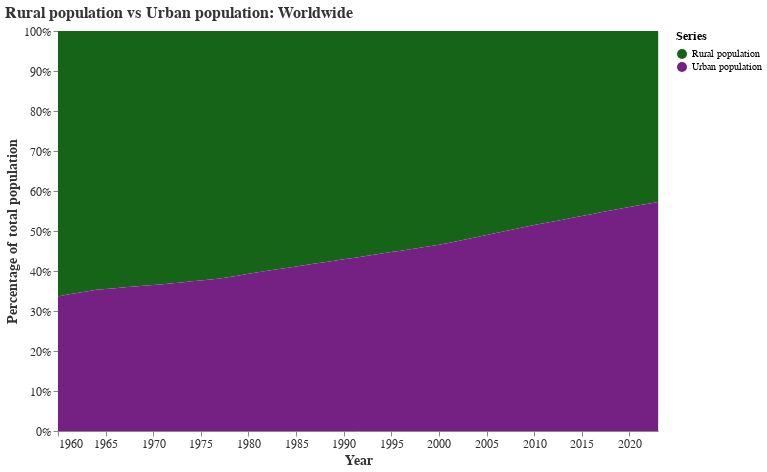

Notebook code cell kept with this figure:
### Markdown cell above
#### Area

### Code cell
def area_pop(series1, series2):
    world_bank = world_bank_complete()
    
    #Data adjusted for chart
    world_bank = world_bank[(world_bank['Series'].isin([series1, series2])) &
                            (world_bank['Region'] != 'Aggregated data')]
    world_bank = world_bank.dropna(subset=['Value'])
    world_bank = world_bank.groupby(['Year', 'Series'], as_index=False)['Value'].sum()

    #Area chart
    area = alt.Chart(world_bank).mark_area().encode(
            x="Year:T",
            y=alt.Y("Value:Q",stack="normalize", title = 'Percentage of total population'),
            color="Series:O"
        ).properties(title = f'{series1} vs {series2}: Worldwide')
    return area

area_pop('Rural population','Urban population')

### Figure 1 — Vega specification as saved in the notebook (floating-point values rounded to 4 significant figures)
{"$schema": "https://vega.github.io/schema/vega/v5.json", "data": [{"name": "source_0", "values": [{"Series": "Rural population", "Value": 2005000000.0, "Year": "1960-01-01T00:00:00.000", "Value_start": 0.3361, "Value_end": 1.0}, {"Series": "Urban population", "Value": 1015000000.0, "Year": "1960-01-01T00:00:00.000", "Value_start": 0.0, "Value_end": 0.3361}, {"Series": "Rural population", "Value": 2017000000.0, "Year": "1961-01-01T00:00:00.000", "Value_start": 0.341, "Value_end": 1.0}, {"Series": "Urban population", "Value": 1044000000.0, "Year": "1961-01-01T00:00:00.000", "Value_start": 0.0, "Value_end": 0.341}, {"Series": "Rural population", "Value": 2039000000.0, "Year": "1962-01-01T00:00:00.000", "Value_start": 0.3453, "Value_end": 1.0}, {"Series": "Urban population", "Value": 1075000000.0, "Year": "1962-01-01T00:00:00.000", "Value_start": 0.0, "Value_end": 0.3453}, {"Series": "Rural population", "Value": 2070000000.0, "Year": "1963-01-01T00:00:00.000", "Value_start": 0.3491, "Value_end": 1.0}, {"Series": "Urban population", "Value": 1110000000.0, "Year": "1963-01-01T00:00:00.000", "Value_start": 0.0, "Value_end": 0.3491}, {"Series": "Rural population", "Value": 2101000000.0, "Year": "1964-01-01T00:00:00.000", "Value_start": 0.3529, "Value_end": 1.0}, {"Series": "Urban population", "Value": 1146000000.0, "Year": "1964-01-01T00:00:00.000", "Value_start": 0.0, "Value_end": 0.3529}, {"Series": "Rural population", "Value": 2138000000.0, "Year": "1965-01-01T00:00:00.000", "Value_start": 0.3551, "Value_end": 1.0}, {"Series": "Urban population", "Value": 1177000000.0, "Year": "1965-01-01T00:00:00.000", "Value_start": 0.0, "Value_end": 0.3551}, {"Series": "Rural population", "Value": 2176000000.0, "Year": "1966-01-01T00:00:00.000", "Value_start": 0.357, "Value_end": 1.0}, {"Series": "Urban population", "Value": 1208000000.0, "Year": "1966-01-01T00:00:00.000", "Value_start": 0.0, "Value_end": 0.357}, {"Series": "Rural population", "Value": 2214000000.0, "Year": "1967-01-01T00:00:00.000", "Value_start": 0.3592, "Value_end": 1.0}, {"Series": "Urban population", "Value": 1241000000.0, "Year": "1967-01-01T00:00:00.000", "Value_start": 0.0, "Value_end": 0.3592}, {"Series": "Rural population", "Value": 2252000000.0, "Year": "1968-01-01T00:00:00.000", "Value_start": 0.3612, "Value_end": 1.0}, {"Series": "Urban population", "Value": 1273000000.0, "Year": "1968-01-01T00:00:00.000", "Value_start": 0.0, "Value_end": 0.3612}, {"Series": "Rural population", "Value": 2292000000.0, "Year": "1969-01-01T00:00:00.000", "Value_start": 0.3632, "Value_end": 1.0}, {"Series": "Urban population", "Value": 1307000000.0, "Year": "1969-01-01T00:00:00.000", "Value_start": 0.0, "Value_end": 0.3632}, {"Series": "Rural population", "Value": 2333000000.0, "Year": "1970-01-01T00:00:00.000", "Value_start": 0.3651, "Value_end": 1.0}, {"Series": "Urban population", "Value": 1341000000.0, "Year": "1970-01-01T00:00:00.000", "Value_start": 0.0, "Value_end": 0.3651}, {"Series": "Rural population", "Value": 2375000000.0, "Year": "1971-01-01T00:00:00.000", "Value_start": 0.3671, "Value_end": 1.0}, {"Series": "Urban population", "Value": 1377000000.0, "Year": "1971-01-01T00:00:00.000", "Value_start": 0.0, "Value_end": 0.3671}, {"Series": "Rural population", "Value": 2414000000.0, "Year": "1972-01-01T00:00:00.000", "Value_start": 0.3692, "Value_end": 1.0}, {"Series": "Urban population", "Value": 1413000000.0, "Year": "1972-01-01T00:00:00.000", "Value_start": 0.0, "Value_end": 0.3692}, {"Series": "Rural population", "Value": 2453000000.0, "Year": "1973-01-01T00:00:00.000", "Value_start": 0.3715, "Value_end": 1.0}, {"Series": "Urban population", "Value": 1450000000.0, "Year": "1973-01-01T00:00:00.000", "Value_start": 0.0, "Value_end": 0.3715}, {"Series": "Rural population", "Value": 2490000000.0, "Year": "1974-01-01T00:00:00.000", "Value_start": 0.3741, "Value_end": 1.0}, {"Series": "Urban population", "Value": 1489000000.0, "Year": "1974-01-01T00:00:00.000", "Value_start": 0.0, "Value_end": 0.3741}, {"Series": "Rural population", "Value": 2527000000.0, "Year": "1975-01-01T00:00:00.000", "Value_start": 0.3764, "Value_end": 1.0}, {"Series": "Urban population", "Value": 1525000000.0, "Year": "1975-01-01T00:00:00.000", "Value_start": 0.0, "Value_end": 0.3764}, {"Series": "Rural population", "Value": 2562000000.0, "Year": "1976-01-01T00:00:00.000", "Value_start": 0.379, "Value_end": 1.0}, {"Series": "Urban population", "Value": 1563000000.0, "Year": "1976-01-01T00:00:00.000", "Value_start": 0.0, "Value_end": 0.379}, {"Series": "Rural population", "Value": 2596000000.0, "Year": "1977-01-01T00:00:00.000", "Value_start": 0.3816, "Value_end": 1.0}, {"Series": "Urban population", "Value": 1602000000.0, "Year": "1977-01-01T00:00:00.000", "Value_start": 0.0, "Value_end": 0.3816}, {"Series": "Rural population", "Value": 2627000000.0, "Year": "1978-01-01T00:00:00.000", "Value_start": 0.3849, "Value_end": 1.0}, {"Series": "Urban population", "Value": 1644000000.0, "Year": "1978-01-01T00:00:00.000", "Value_start": 0.0, "Value_end": 0.3849}, {"Series": "Rural population", "Value": 2657000000.0, "Year": "1979-01-01T00:00:00.000", "Value_start": 0.3888, "Value_end": 1.0}, {"Series": "Urban population", "Value": 1690000000.0, "Year": "1979-01-01T00:00:00.000", "Value_start": 0.0, "Value_end": 0.3888}, {"Series": "Rural population", "Value": 2685000000.0, "Year": "1980-01-01T00:00:00.000", "Value_start": 0.3929, "Value_end": 1.0}, {"Series": "Urban population", "Value": 1738000000.0, "Year": "1980-01-01T00:00:00.000", "Value_start": 0.0, "Value_end": 0.3929}, {"Series": "Rural population", "Value": 2714000000.0, "Year": "1981-01-01T00:00:00.000", "Value_start": 0.3971, "Value_end": 1.0}, {"Series": "Urban population", "Value": 1788000000.0, "Year": "1981-01-01T00:00:00.000", "Value_start": 0.0, "Value_end": 0.3971}, {"Series": "Rural population", "Value": 2746000000.0, "Year": "1982-01-01T00:00:00.000", "Value_start": 0.4008, "Value_end": 1.0}, {"Series": "Urban population", "Value": 1837000000.0, "Year": "1982-01-01T00:00:00.000", "Value_start": 0.0, "Value_end": 0.4008}, {"Series": "Rural population", "Value": 2779000000.0, "Year": "1983-01-01T00:00:00.000", "Value_start": 0.4042, "Value_end": 1.0}, {"Series": "Urban population", "Value": 1886000000.0, "Year": "1983-01-01T00:00:00.000", "Value_start": 0.0, "Value_end": 0.4042}, {"Series": "Rural population", "Value": 2811000000.0, "Year": "1984-01-01T00:00:00.000", "Value_start": 0.4077, "Value_end": 1.0}, {"Series": "Urban population", "Value": 1935000000.0, "Year": "1984-01-01T00:00:00.000", "Value_start": 0.0, "Value_end": 0.4077}, {"Series": "Rural population", "Value": 2843000000.0, "Year": "1985-01-01T00:00:00.000", "Value_start": 0.4112, "Value_end": 1.0}, {"Series": "Urban population", "Value": 1986000000.0, "Year": "1985-01-01T00:00:00.000", "Value_start": 0.0, "Value_end": 0.4112}, {"Series": "Rural population", "Value": 2876000000.0, "Year": "1986-01-01T00:00:00.000", "Value_start": 0.4148, "Value_end": 1.0}, {"Series": "Urban population", "Value": 2039000000.0, "Year": "1986-01-01T00:00:00.000", "Value_start": 0.0, "Value_end": 0.4148}, {"Series": "Rural population", "Value": 2909000000.0, "Year": "1987-01-01T00:00:00.000", "Value_start": 0.4185, "Value_end": 1.0}, {"Series": "Urban population", "Value": 2093000000.0, "Year": "1987-01-01T00:00:00.000", "Value_start": 0.0, "Value_end": 0.4185}, {"Series": "Rural population", "Value": 2943000000.0, "Year": "1988-01-01T00:00:00.000", "Value_start": 0.4221, "Value_end": 1.0}, {"Series": "Urban population", "Value": 2149000000.0, "Year": "1988-01-01T00:00:00.000", "Value_start": 0.0, "Value_end": 0.4221}, {"Series": "Rural population", "Value": 2976000000.0, "Year": "1989-01-01T00:00:00.000", "Value_start": 0.4256, "Value_end": 1.0}, {"Series": "Urban population", "Value": 2205000000.0, "Year": "1989-01-01T00:00:00.000", "Value_start": 0.0, "Value_end": 0.4256}, {"Series": "Rural population", "Value": 3009000000.0, "Year": "1990-01-01T00:00:00.000", "Value_start": 0.4291, "Value_end": 1.0}, {"Series": "Urban population", "Value": 2262000000.0, "Year": "1990-01-01T00:00:00.000", "Value_start": 0.0, "Value_end": 0.4291}, {"Series": "Rural population", "Value": 3040000000.0, "Year": "1991-01-01T00:00:00.000", "Value_start": 0.4328, "Value_end": 1.0}, {"Series": "Urban population", "Value": 2320000000.0, "Year": "1991-01-01T00:00:00.000", "Value_start": 0.0, "Value_end": 0.4328}, {"Series": "Rural population", "Value": 3070000000.0, "Year": "1992-01-01T00:00:00.000", "Value_start": 0.4365, "Value_end": 1.0}, {"Series": "Urban population", "Value": 2378000000.0, "Year": "1992-01-01T00:00:00.000", "Value_start": 0.0, "Value_end": 0.4365}, {"Series": "Rural population", "Value": 3099000000.0, "Year": "1993-01-01T00:00:00.000", "Value_start": 0.4401, "Value_end": 1.0}, {"Series": "Urban population", "Value": 2435000000.0, "Year": "1993-01-01T00:00:00.000", "Value_start": 0.0, "Value_end": 0.4401}, {"Series": "Rural population", "Value": 3126000000.0, "Year": "1994-01-01T00:00:00.000", "Value_start": 0.4437, "Value_end": 1.0}, {"Series": "Urban population", "Value": 2493000000.0, "Year": "1994-01-01T00:00:00.000", "Value_start": 0.0, "Value_end": 0.4437}, {"Series": "Rural population", "Value": 3152000000.0, "Year": "1995-01-01T00:00:00.000", "Value_start": 0.4473, "Value_end": 1.0}, {"Series": "Urban population", "Value": 2551000000.0, "Year": "1995-01-01T00:00:00.000", "Value_start": 0.0, "Value_end": 0.4473}, {"Series": "Rural population", "Value": 3178000000.0, "Year": "1996-01-01T00:00:00.000", "Value_start": 0.4509, "Value_end": 1.0}, {"Series": "Urban population", "Value": 2610000000.0, "Year": "1996-01-01T00:00:00.000", "Value_start": 0.0, "Value_end": 0.4509}, {"Series": "Rural population", "Value": 3203000000.0, "Year": "1997-01-01T00:00:00.000", "Value_start": 0.4545, "Value_end": 1.0}, {"Series": "Urban population", "Value": 2669000000.0, "Year": "1997-01-01T00:00:00.000", "Value_start": 0.0, "Value_end": 0.4545}, {"Series": "Rural population", "Value": 3227000000.0, "Year": "1998-01-01T00:00:00.000", "Value_start": 0.4582, "Value_end": 1.0}, {"Series": "Urban population", "Value": 2729000000.0, "Year": "1998-01-01T00:00:00.000", "Value_start": 0.0, "Value_end": 0.4582}, {"Series": "Rural population", "Value": 3249000000.0, "Year": "1999-01-01T00:00:00.000", "Value_start": 0.4619, "Value_end": 1.0}, {"Series": "Urban population", "Value": 2789000000.0, "Year": "1999-01-01T00:00:00.000", "Value_start": 0.0, "Value_end": 0.4619}, {"Series": "Rural population", "Value": 3270000000.0, "Year": "2000-01-01T00:00:00.000", "Value_start": 0.4657, "Value_end": 1.0}, {"Series": "Urban population", "Value": 2851000000.0, "Year": "2000-01-01T00:00:00.000", "Value_start": 0.0, "Value_end": 0.4657}, {"Series": "Rural population", "Value": 3286000000.0, "Year": "2001-01-01T00:00:00.000", "Value_start": 0.4702, "Value_end": 1.0}, {"Series": "Urban population", "Value": 2916000000.0, "Year": "2001-01-01T00:00:00.000", "Value_start": 0.0, "Value_end": 0.4702}, {"Series": "Rural population", "Value": 3298000000.0, "Year": "2002-01-01T00:00:00.000", "Value_start": 0.4751, "Value_end": 1.0}, {"Series": "Urban population", "Value": 2985000000.0, "Year": "2002-01-01T00:00:00.000", "Value_start": 0.0, "Value_end": 0.4751}, {"Series": "Rural population", "Value": 3310000000.0, "Year": "2003-01-01T00:00:00.000", "Value_start": 0.48, "Value_end": 1.0}, {"Series": "Urban population", "Value": 3055000000.0, "Year": "2003-01-01T00:00:00.000", "Value_start": 0.0, "Value_end": 0.48}, {"Series": "Rural population", "Value": 3320000000.0, "Year": "2004-01-01T00:00:00.000", "Value_start": 0.485, "Value_end": 1.0}, {"Series": "Urban population", "Value": 3127000000.0, "Year": "2004-01-01T00:00:00.000", "Value_start": 0.0, "Value_end": 0.485}, {"Series": "Rural population", "Value": 3329000000.0, "Year": "2005-01-01T00:00:00.000", "Value_start": 0.4901, "Value_end": 1.0}, {"Series": "Urban population", "Value": 3199000000.0, "Year": "2005-01-01T00:00:00.000", "Value_start": 0.0, "Value_end": 0.4901}, {"Series": "Rural population", "Value": 3338000000.0, "Year": "2006-01-01T00:00:00.000", "Value_start": 0.4951, "Value_end": 1.0}, {"Series": "Urban population", "Value": 3273000000.0, "Year": "2006-01-01T00:00:00.000", "Value_start": 0.0, "Value_end": 0.4951}, {"Series": "Rural population", "Value": 3346000000.0, "Year": "2007-01-01T00:00:00.000", "Value_start": 0.5, "Value_end": 1.0}, {"Series": "Urban population", "Value": 3347000000.0, "Year": "2007-01-01T00:00:00.000", "Value_start": 0.0, "Value_end": 0.5}, {"Series": "Rural population", "Value": 3354000000.0, "Year": "2008-01-01T00:00:00.000", "Value_start": 0.5051, "Value_end": 1.0}, {"Series": "Urban population", "Value": 3423000000.0, "Year": "2008-01-01T00:00:00.000", "Value_start": 0.0, "Value_end": 0.5051}, {"Series": "Rural population", "Value": 3361000000.0, "Year": "2009-01-01T00:00:00.000", "Value_start": 0.5101, "Value_end": 1.0}, {"Series": "Urban population", "Value": 3500000000.0, "Year": "2009-01-01T00:00:00.000", "Value_start": 0.0, "Value_end": 0.5101}, {"Series": "Rural population", "Value": 3368000000.0, "Year": "2010-01-01T00:00:00.000", "Value_start": 0.515, "Value_end": 1.0}, {"Series": "Urban population", "Value": 3577000000.0, "Year": "2010-01-01T00:00:00.000", "Value_start": 0.0, "Value_end": 0.515}, {"Series": "Rural population", "Value": 3378000000.0, "Year": "2011-01-01T00:00:00.000", "Value_start": 0.5195, "Value_end": 1.0}, {"Series": "Urban population", "Value": 3651000000.0, "Year": "2011-01-01T00:00:00.000", "Value_start": 0.0, "Value_end": 0.5195}, {"Series": "Rural population", "Value": 3388000000.0, "Year": "2012-01-01T00:00:00.000", "Value_start": 0.5239, "Value_end": 1.0}, {"Series": "Urban population", "Value": 3728000000.0, "Year": "2012-01-01T00:00:00.000", "Value_start": 0.0, "Value_end": 0.5239}, {"Series": "Rural population", "Value": 3398000000.0, "Year": "2013-01-01T00:00:00.000", "Value_start": 0.5283, "Value_end": 1.0}, {"Series": "Urban population", "Value": 3806000000.0, "Year": "2013-01-01T00:00:00.000", "Value_start": 0.0, "Value_end": 0.5283}, {"Series": "Rural population", "Value": 3406000000.0, "Year": "2014-01-01T00:00:00.000", "Value_start": 0.5329, "Value_end": 1.0}, {"Series": "Urban population", "Value": 3886000000.0, "Year": "2014-01-01T00:00:00.000", "Value_start": 0.0, "Value_end": 0.5329}, {"Series": "Rural population", "Value": 3412000000.0, "Year": "2015-01-01T00:00:00.000", "Value_start": 0.5375, "Value_end": 1.0}, {"Series": "Urban population", "Value": 3966000000.0, "Year": "2015-01-01T00:00:00.000", "Value_start": 0.0, "Value_end": 0.5375}, {"Series": "Rural population", "Value": 3418000000.0, "Year": "2016-01-01T00:00:00.000", "Value_start": 0.5421, "Value_end": 1.0}, {"Series": "Urban population", "Value": 4047000000.0, "Year": "2016-01-01T00:00:00.000", "Value_start": 0.0, "Value_end": 0.5421}, {"Series": "Rural population", "Value": 3423000000.0, "Year": "2017-01-01T00:00:00.000", "Value_start": 0.5467, "Value_end": 1.0}, {"Series": "Urban population", "Value": 4128000000.0, "Year": "2017-01-01T00:00:00.000", "Value_start": 0.0, "Value_end": 0.5467}, {"Series": "Rural population", "Value": 3427000000.0, "Year": "2018-01-01T00:00:00.000", "Value_start": 0.5512, "Value_end": 1.0}, {"Series": "Urban population", "Value": 4209000000.0, "Year": "2018-01-01T00:00:00.000", "Value_start": 0.0, "Value_end": 0.5512}, {"Series": "Rural population", "Value": 3430000000.0, "Year": "2019-01-01T00:00:00.000", "Value_start": 0.5556, "Value_end": 1.0}, {"Series": "Urban population", "Value": 4288000000.0, "Year": "2019-01-01T00:00:00.000", "Value_start": 0.0, "Value_end": 0.5556}, {"Series": "Rural population", "Value": 3431000000.0, "Year": "2020-01-01T00:00:00.000", "Value_start": 0.56, "Value_end": 1.0}, {"Series": "Urban population", "Value": 4365000000.0, "Year": "2020-01-01T00:00:00.000", "Value_start": 0.0, "Value_end": 0.56}, {"Series": "Rural population", "Value": 3428000000.0, "Year": "2021-01-01T00:00:00.000", "Value_start": 0.5641, "Value_end": 1.0}, {"Series": "Urban population", "Value": 4436000000.0, "Year": "2021-01-01T00:00:00.000", "Value_start": 0.0, "Value_end": 0.5641}, {"Series": "Rural population", "Value": 3421000000.0, "Year": "2022-01-01T00:00:00.000", "Value_start": 0.5684, "Value_end": 1.0}, {"Series": "Urban population", "Value": 4505000000.0, "Year": "2022-01-01T00:00:00.000", "Value_start": 0.0, "Value_end": 0.5684}, {"Series": "Rural population", "Value": 3418000000.0, "Year": "2023-01-01T00:00:00.000", "Value_start": 0.5727, "Value_end": 1.0}, {"Series": "Urban population", "Value": 4582000000.0, "Year": "2023-01-01T00:00:00.000", "Value_start": 0.0, "Value_end": 0.5727}], "transform": [{"type": "formula", "expr": "toDate(datum['Year'])", "as": "Year"}]}, {"name": "source_0_color_domain_Series", "values": [{"Series": "Rural population"}, {"Series": "Urban population"}]}], "marks": [{"type": "group", "name": "pathgroup", "from": {"facet": {"data": "source_0", "name": "faceted_path_main", "groupby": ["Series"]}}, "encode": {"update": {"width": {"field": {"signal": null, "datum": null, "group": "width", "parent": null}}, "height": {"field": {"signal": null, "datum": null, "group": "height", "parent": null}}}}, "marks": [{"type": "area", "name": "marks", "from": {"data": "faceted_path_main"}, "sort": {"field": "x"}, "encode": {"update": {"x": {"field": "Year", "scale": "x"}, "defined": {"signal": "isValid(datum[\"Year\"]) && isFinite(+datum[\"Year\"]) && isValid(datum[\"Value\"]) && isFinite(+datum[\"Value\"])"}, "y": {"field": "Value_end", "scale": "y"}, "orient": {"value": "vertical"}, "fill": {"field": "Series", "scale": "color"}, "y2": {"field": "Value_start", "scale": "y"}}}, "style": ["area"]}]}], "scales": [{"name": "x", "type": "time", "domain": {"data": "source_0", "field": "Year"}, "range": [0, {"signal": "width"}]}, {"name": "y", "type": "linear", "domain": [0, 1], "range": [{"signal": "height"}, 0], "zero": true, "nice": true}, {"name": "color", "type": "ordinal", "domain": {"data": "source_0_color_domain_Series", "field": "Series", "sort": true}, "range": "ordinal", "interpolate": "hcl"}], "axes": [{"scale": "x", "domain": false, "aria": false, "orient": "bottom", "gridScale": "y", "tickCount": {"signal": "ceil(width/40)"}, "zindex": 0, "labels": false, "minExtent": 0, "ticks": false, "grid": true, "maxExtent": 0}, {"scale": "y", "grid": true, "domain": false, "orient": "left", "labels": false, "aria": false, "tickCount": {"signal": "ceil(height/40)"}, "maxExtent": 0, "ticks": false, "zindex": 0, "minExtent": 0, "gridScale": "x"}, {"scale": "x", "grid": false, "labelFlush": true, "orient": "bottom", "labelOverlap": true, "tickCount": {"signal": "ceil(width/40)"}, "zindex": 0, "title": "Year"}, {"scale": "y", "zindex": 0, "orient": "left", "title": "Percentage of total population", "grid": false, "labelOverlap": true, "format": ".0%", "tickCount": {"signal": "ceil(height/40)"}}], "title": {"text": "Rural population vs Urban population: Worldwide", "anchor": "start"}, "style": "cell", "height": 400, "legends": [{"fill": "color", "symbolType": "circle", "title": "Series"}], "config": {"range": {"category": ["#742183", "#166417", "#f8c7cc", "#edae49", "#81a684", "#113447", "#AACEBE", "#c6e2e9", "#2c8c99", "#73eedc"], "diverging": {"scheme": "purplegreen"}, "heatmap": {"scheme": "purplegreen"}, "ordinal": ["#166417", "#742183"]}, "axis": {"labelFontSize": 12, "titleFontSize": 14, "labelFont": "Arial", "titleFont": "Arial", "labelColor": "#333333", "titleColor": "#333333"}, "legend": {"labelFontSize": 10, "titleFontSize": 12, "labelFont": "Arial", "titleFont": "Arial"}, "style": {"cell": {"width": 600, "height": 400}, "group-title": {"fontSize": 16, "font": "Helvetica", "fill": "#333333"}}}, "padding": 5, "background": "white", "width": 600}
